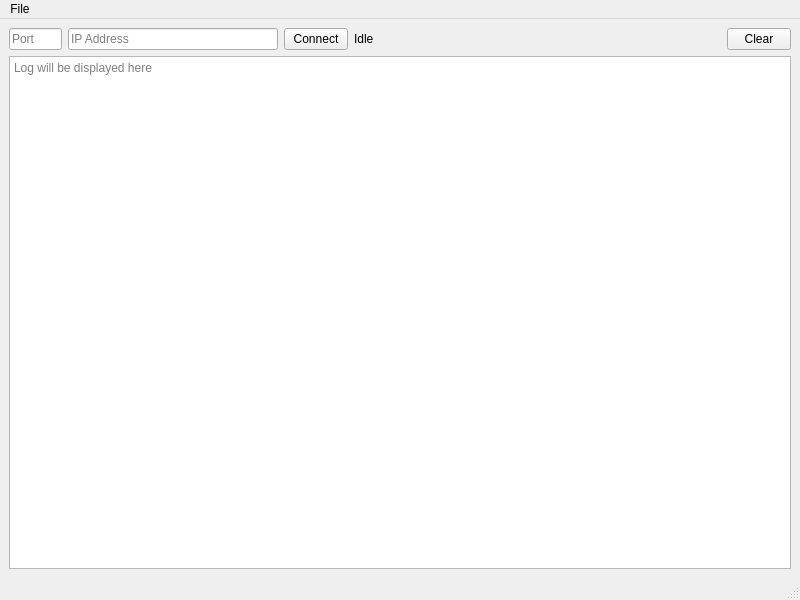
<?xml version="1.0" encoding="UTF-8"?>
<ui version="4.0">
 <class>MainWindow</class>
 <widget class="QMainWindow" name="MainWindow">
  <property name="geometry">
   <rect>
    <x>0</x>
    <y>0</y>
    <width>800</width>
    <height>600</height>
   </rect>
  </property>
  <property name="windowTitle">
   <string>MainWindow</string>
  </property>
  <widget class="QWidget" name="centralwidget">
   <layout class="QVBoxLayout" name="verticalLayout">
    <item>
     <layout class="QHBoxLayout" name="horizontalLayout" stretch="1,4,2,2,5,2">
      <item>
       <widget class="QLineEdit" name="lineEditPort">
        <property name="placeholderText">
         <string>Port</string>
        </property>
       </widget>
      </item>
      <item>
       <widget class="QLineEdit" name="lineEditIPAddressInput">
        <property name="placeholderText">
         <string>IP Address</string>
        </property>
       </widget>
      </item>
      <item>
       <widget class="QPushButton" name="pushButtonConnect">
        <property name="maximumSize">
         <size>
          <width>64</width>
          <height>16777215</height>
         </size>
        </property>
        <property name="text">
         <string>Connect</string>
        </property>
       </widget>
      </item>
      <item>
       <widget class="QLabel" name="labelNetworkStatus">
        <property name="text">
         <string>Idle</string>
        </property>
       </widget>
      </item>
      <item>
       <spacer name="horizontalSpacer">
        <property name="orientation">
         <enum>Qt::Orientation::Horizontal</enum>
        </property>
        <property name="sizeHint" stdset="0">
         <size>
          <width>34</width>
          <height>21</height>
         </size>
        </property>
       </spacer>
      </item>
      <item>
       <widget class="QPushButton" name="pushButton_Clear">
        <property name="maximumSize">
         <size>
          <width>64</width>
          <height>16777215</height>
         </size>
        </property>
        <property name="text">
         <string>Clear</string>
        </property>
       </widget>
      </item>
     </layout>
    </item>
    <item>
     <widget class="QTextEdit" name="textEdit">
      <property name="readOnly">
       <bool>true</bool>
      </property>
      <property name="placeholderText">
       <string>Log will be displayed here</string>
      </property>
     </widget>
    </item>
   </layout>
  </widget>
  <widget class="QMenuBar" name="menubar">
   <property name="geometry">
    <rect>
     <x>0</x>
     <y>0</y>
     <width>800</width>
     <height>22</height>
    </rect>
   </property>
   <widget class="QMenu" name="menuFile">
    <property name="title">
     <string>File</string>
    </property>
    <addaction name="actionExit"/>
   </widget>
   <addaction name="menuFile"/>
  </widget>
  <widget class="QStatusBar" name="statusbar"/>
  <action name="actionExit">
   <property name="text">
    <string>Exit</string>
   </property>
  </action>
 </widget>
 <resources/>
 <connections/>
</ui>
